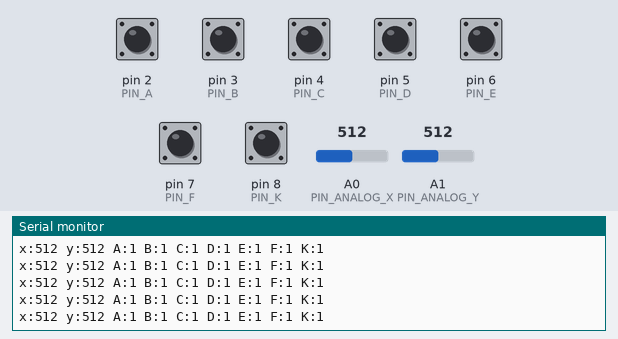
This sketch was run on a simulated Arduino Uno, built with avr-gcc and run on an emulated ATmega328P. Shown: the last lines printed to the serial monitor. Inputs (shaded band) come from the test bench; at power-on: pin 2 (PIN_A), pin 3 (PIN_B), pin 4 (PIN_C), pin 5 (PIN_D), pin 6 (PIN_E), pin 7 (PIN_F), pin 8 (PIN_K) HIGH, A0 (PIN_ANALOG_X) = 512, A1 (PIN_ANALOG_Y) = 512.

Above: at 1.2 s.
1.3 s: A0 (PIN_ANALOG_X) set to 105
At 1.8 s:
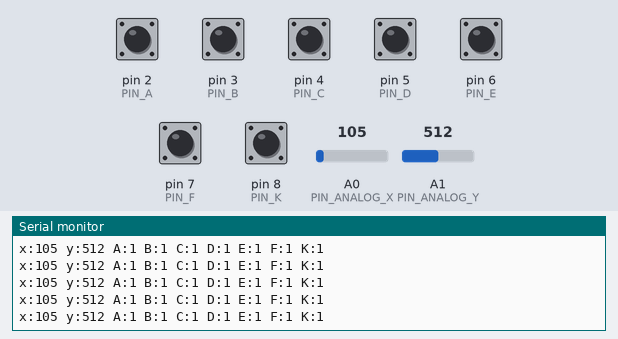
4.3 s: A0 (PIN_ANALOG_X) set to 94
At 4.8 s:
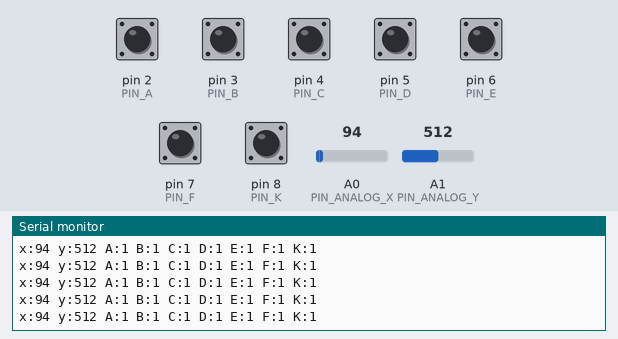
Timing chart, 0 to 7.3 s (numbered marks = the images above; inputs shaded):
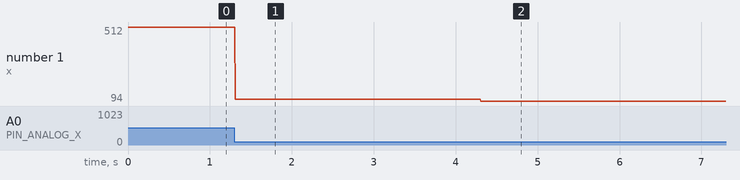

The sketch:

JoyStick_Shield.ino
```cpp
//MOSI = D11
//CSN = D10
//VCC = 3V
//MISO = D12
//SCK = D13
//CE = D9

const byte PIN_ANALOG_X = 0;
const byte PIN_ANALOG_Y = 1;
const byte PIN_A = 2;
const byte PIN_B = 3;
const byte PIN_C = 4;
const byte PIN_D = 5;
const byte PIN_E = 6;
const byte PIN_F = 7;
const byte PIN_K = 8;


void setup() {
  Serial.begin(115200);

  pinMode(PIN_A, INPUT);
  digitalWrite(PIN_A, HIGH);

  pinMode(PIN_B, INPUT);
  digitalWrite(PIN_B, HIGH);

  pinMode(PIN_C, INPUT);
  digitalWrite(PIN_C, HIGH);

  pinMode(PIN_D, INPUT);
  digitalWrite(PIN_D, HIGH);

  pinMode(PIN_E, INPUT);
  digitalWrite(PIN_E, HIGH);

  pinMode(PIN_F, INPUT);
  digitalWrite(PIN_F, HIGH);

  pinMode(PIN_K, INPUT);
  digitalWrite(PIN_K, HIGH);
}

void loop() {
  Serial.print("x:");
  Serial.print(analogRead(PIN_ANALOG_X));
  Serial.print(" ");

  Serial.print("y:");
  Serial.print(analogRead(PIN_ANALOG_Y));
  Serial.print(" ");

  Serial.print("A:");
  Serial.print(digitalRead(PIN_A));
  Serial.print(" ");

  Serial.print("B:");
  Serial.print(digitalRead(PIN_B));
  Serial.print(" ");

  Serial.print("C:");
  Serial.print(digitalRead(PIN_C));
  Serial.print(" ");

  Serial.print("D:");
  Serial.print(digitalRead(PIN_D));
  Serial.print(" ");

  Serial.print("E:");
  Serial.print(digitalRead(PIN_E));
  Serial.print(" ");

  Serial.print("F:");
  Serial.print(digitalRead(PIN_F));
  Serial.print(" ");

  Serial.print("K:");
  Serial.print(digitalRead(PIN_K));
  Serial.print(" ");


  Serial.println();
}
```

Measured:
- after the input at 1.3 s, the serial monitor: prints a new line at once (image 1)
- after the input at 4.3 s, the serial monitor: prints a new line at once (image 2)
- plotted number 1: 512 → 105 after the input at 1.3 s, 105 → 94 after the input at 4.3 s
